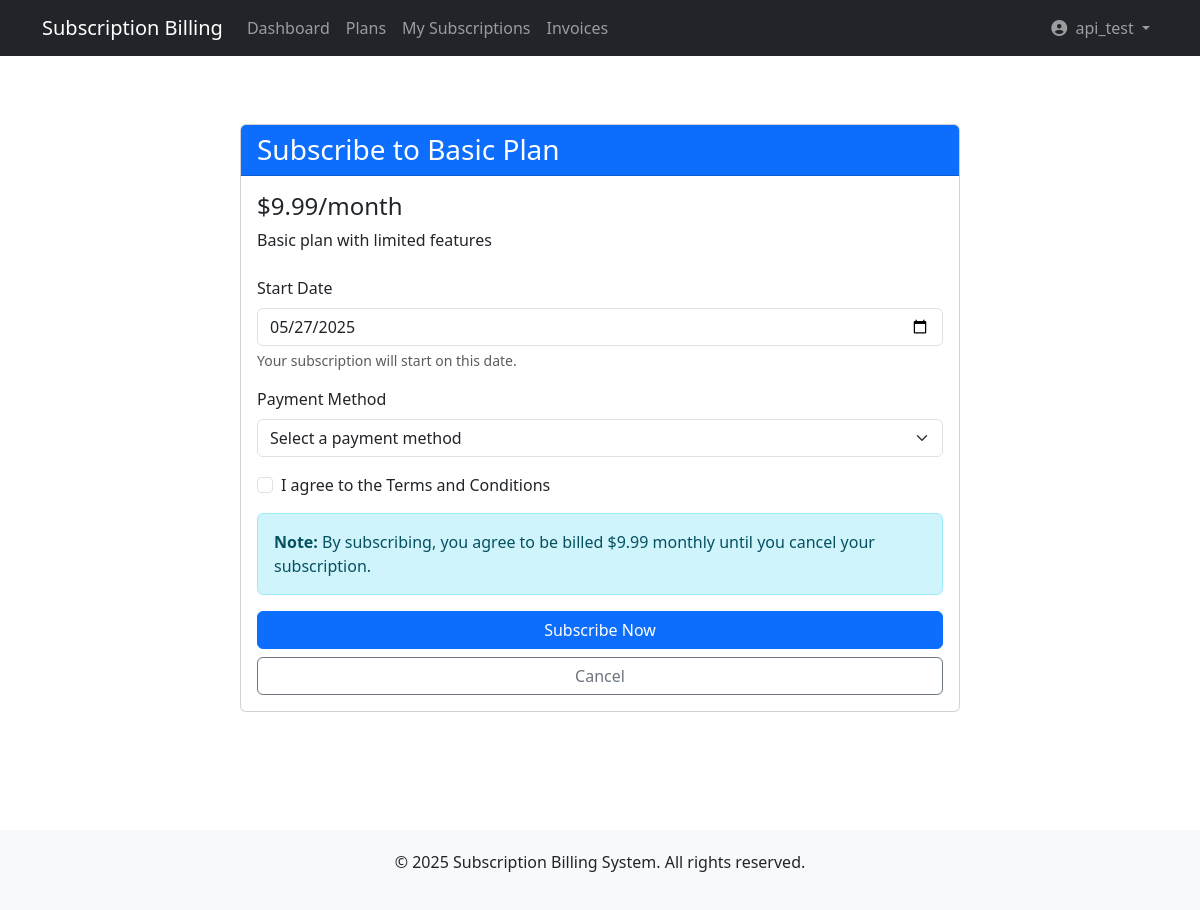
/plans/1/subscribe/ (signed in), run on the app's committed database.
### billing/models.py (models this page shows, shortened)
class Plan(models.Model):
    PLAN_TYPES = (
        ('basic', 'Basic'),
        ('pro', 'Pro'),
        ('enterprise', 'Enterprise'),
    )
    name = models.CharField(max_length=50, choices=PLAN_TYPES)
    price = models.DecimalField(max_digits=10, decimal_places=2)
    description = models.TextField()

### billing/views.py (the view, shortened to what this page needs)
# urls.py: path('plans/<int:plan_id>/subscribe/', subscribe, name='subscribe'),
@login_required
def subscribe(request, plan_id):
    plan = get_object_or_404(Plan, id=plan_id)
    context = {
        'plan': plan,
        'today': timezone.now().date()
    }
    return render(request, 'billing/subscribe.html', context)

### billing/templates/billing/subscribe.html (shortened to what this page needs)
{% extends 'billing/base.html' %}
{% block content %}
<div class="container py-5">
    <div class="row justify-content-center">
        <div class="col-md-8">
            <div class="card">
                <div class="card-header bg-primary text-white">
                    <h3 class="mb-0">Subscribe to {{ plan.get_name_display }} Plan</h3>
                </div>
                <div class="card-body">
                    <div class="mb-4">
                        <h4>${{ plan.price }}/month</h4>
                        <p>{{ plan.description }}</p>
                    </div>
                    <form method="post">
                        <div class="mb-3">
                            <label for="start_date" class="form-label">Start Date</label>
                            <input type="date" class="form-control" id="start_date" name="start_date" value="{{ today|date:'Y-m-d' }}" required>
                            <div class="form-text">Your subscription will start on this date.</div>
                        </div>
                        <div class="mb-3">
                            <label for="payment_method" class="form-label">Payment Method</label>
                            <select class="form-select" id="payment_method" name="payment_method" required>
                                <option value="" selected disabled>Select a payment method</option>
                            </select>
                        </div>
                        <div class="mb-3 form-check">
                            <input type="checkbox" class="form-check-input" id="agree_terms" name="agree_terms" required>
                            <label class="form-check-label" for="agree_terms">I agree to the Terms and Conditions</label>
                        </div>
                        <div class="alert alert-info">
                            <strong>Note:</strong> By subscribing, you agree to be billed ${{ plan.price }} monthly until you cancel your subscription.
                        </div>
                        <div class="d-grid gap-2">
                            <button type="submit" class="btn btn-primary">Subscribe Now</button>
                            <a href="{% url 'plans' %}" class="btn btn-outline-secondary">Cancel</a>
                        </div>
                    </form>
                </div>
            </div>
        </div>
    </div>
</div>
{% endblock %}

### billing/templates/billing/base.html (shortened to what this page needs)
<!DOCTYPE html>
<html lang="en">
<head>
    <link href="https://cdn.jsdelivr.net/npm/bootstrap@5.3.0/dist/css/bootstrap.min.css" rel="stylesheet">
    <link href="https://cdnjs.cloudflare.com/ajax/libs/font-awesome/6.4.0/css/all.min.css" rel="stylesheet">
</head>
<body>
    <nav class="navbar navbar-expand-lg navbar-dark bg-dark">
        <div class="container">
            <a class="navbar-brand" href="{% url 'dashboard' %}">Subscription Billing</a>
            <div class="collapse navbar-collapse" id="navbarNav">
                <ul class="navbar-nav me-auto">
                    <li class="nav-item">
                        <a class="nav-link" href="{% url 'dashboard' %}">Dashboard</a>
                    </li>
                    <li class="nav-item">
                        <a class="nav-link" href="{% url 'plans' %}">Plans</a>
                    </li>
                    {% if user.is_authenticated %}
                    <li class="nav-item">
                        <a class="nav-link" href="{% url 'subscriptions' %}">My Subscriptions</a>
                    </li>
                    <li class="nav-item">
                        <a class="nav-link" href="{% url 'invoices' %}">Invoices</a>
                    </li>
                    {% endif %}
                </ul>
                <ul class="navbar-nav">
                    {% if user.is_authenticated %}
                    <li class="nav-item dropdown">
                        <a class="nav-link dropdown-toggle" href="#" id="navbarDropdown" role="button" data-bs-toggle="dropdown">
                            <i class="fas fa-user-circle me-1"></i> {{ user.username }}
                        </a>
                    </li>
                    {% endif %}
                </ul>
            </div>
        </div>
    </nav>
    <div class="container">
        {% block content %}{% endblock %}
    </div>
    <footer class="footer">
        <div class="container">
            <p>&copy; {% now "Y" %} Subscription Billing System. All rights reserved.</p>
        </div>
    </footer>
</body>
</html>

### billing/templates/billing/base.html (style rules this page uses)
.navbar { margin-bottom: 20px; }
.footer { margin-top: 50px; padding: 20px 0; background-color: #f8f9fa; text-align: center; }
.card { margin-bottom: 20px; }

### data on the page
Plan: name "Basic", price "9.99", description "Basic plan with limited features"

### other printed values
{{ user.username }} "api_test"
